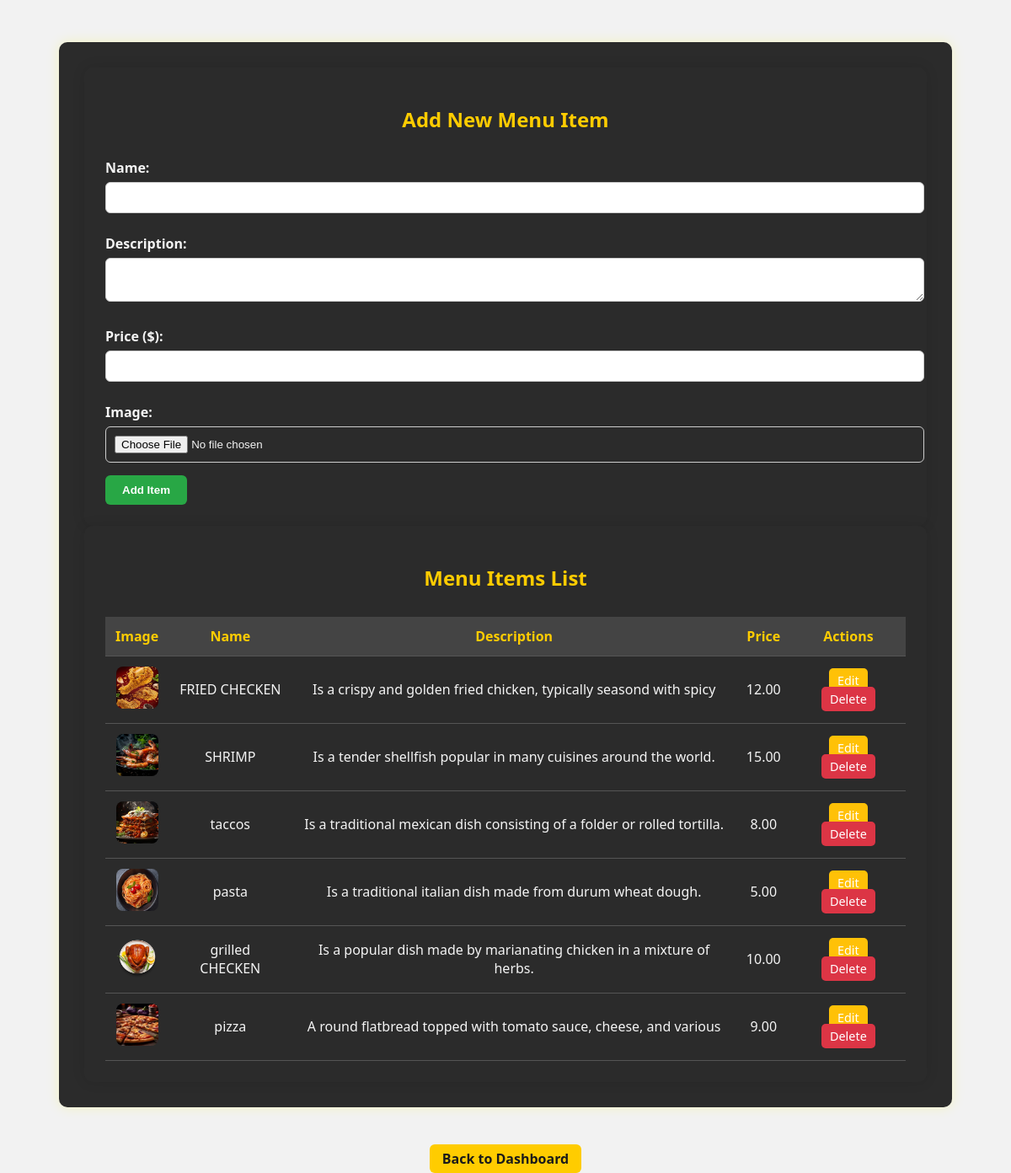
The app's page /menu_control.php with its own data.
### tables this page shows
CREATE TABLE `menu_items` (
  `id` int(11) NOT NULL,
  `name` varchar(100) DEFAULT NULL,
  `price` decimal(5,2) DEFAULT NULL,
  `description` text DEFAULT NULL,
  `image` varchar(255) DEFAULT NULL
);

### menu_control.php (the view, shortened to what this page needs)
<?php
include 'config.php';
$edit_item = null;
$result = $conn->query("SELECT * FROM menu_items ORDER BY id DESC");
?>
<!DOCTYPE html>
<html>
<head>
</head>
<body>
<div class="container">
    <div class="form-box">
        <h2><?= $edit_item ? "Update Menu Item" : "Add New Menu Item" ?></h2>
        <form method="post" enctype="multipart/form-data">
            <label>Name:</label>
            <input type="text" name="name" required value="<?= htmlspecialchars($edit_item['name'] ?? '') ?>">
            <label>Description:</label>
            <textarea name="description" required><?= htmlspecialchars($edit_item['description'] ?? '') ?></textarea>
            <label>Price ($):</label>
            <input type="number" name="price" step="0.01" required value="<?= $edit_item['price'] ?? '' ?>">
            <label>Image:</label>
            <input type="file" name="image">
            <button type="submit" name="save"><?= $edit_item ? "Update" : "Add Item" ?></button>
        </form>
    </div>
    <div class="table-box">
        <h2>Menu Items List</h2>
        <table>
            <tr>
                <th>Image</th>
                <th>Name</th>
                <th>Description</th>
                <th>Price</th>
                <th>Actions</th>
            </tr>
            <?php while ($row = $result->fetch_assoc()): ?>
                <tr>
                    <td><img src="<?= $row['image'] ?>"></td>
                    <td><?= htmlspecialchars($row['name']) ?></td>
                    <td><?= htmlspecialchars($row['description']) ?></td>
                    <td><?= $row['price'] ?></td>
                    <td>
                        <a href="?edit=<?= $row['id'] ?>" class="btn edit">Edit</a>
                        <a href="?delete=<?= $row['id'] ?>" class="btn delete" onclick="return confirm('Are you sure?')">Delete</a>
                    </td>
                </tr>
            <?php endwhile; ?>
        </table>
    </div>
</div>
<div class="back">
    <a href="dashboard.php">Back to Dashboard</a>
</div>
</body>
</html>

### menu_control.php (style rules this page uses)
body { font-family: 'Segoe UI', Tahoma, Geneva, Verdana, sans-serif; direction: ltr; background-color: #f2f2f2; color: #f4f4f4; margin: 0; padding: 0; }
.container { max-width: 1000px; margin: 50px auto; background-color: #2b2b2b; padding: 30px; border-radius: 10px; box-shadow: 0 0 15px rgba(255, 255, 0, 0.2); }
.form-box, .table-box { background-color: #2b2b2b; padding: 25px; border-radius: 10px; box-shadow: 0 0 15px rgba(0,0,0,0.1); flex: 1; }
h2 { text-align: center; color: #ffcc00; margin-bottom: 30px; }
label { font-weight: bold; margin-top: 10px; display: block; }
input[type="text"], input[type="number"], textarea, input[type="file"] { width: 100%; padding: 10px; margin-top: 6px; margin-bottom: 15px; border: 1px solid #ccc; border-radius: 6px; }
button { padding: 10px 20px; border: none; background-color: #28a745; color: white; font-weight: bold; border-radius: 6px; cursor: pointer; }
table { width: 100%; border-collapse: collapse; margin-top: 15px; }
th, td { padding: 12px; text-align: center; border-bottom: 1px solid #555; }
th { background-color: #444; color: #ffcc00; }
img { width: 50px; height: 50px; border-radius: 8px; }
.btn { padding: 5px 10px; border: none; border-radius: 5px; text-decoration: none; color: white; font-size: 0.9rem; }
.edit { background-color: #ffc107; }
.delete { background-color: #dc3545; }
.back { text-align: center; margin-top: 30px; }
.back a { padding: 6px 15px; background-color: #ffcc00; color: #1a1a1a; text-decoration: none; border-radius: 6px; font-weight: bold; transition: background-color 0.3s; margin-top: 15px; margin-bottom: 15px; }

### records on screen
menu_items: image (picture), name "FRIED CHECKEN", description "Is a crispy and golden fried chicken, typically seasond with spicy", price "12.00"
menu_items: image (picture), name "SHRIMP", description "Is a tender shellfish popular in many cuisines around the world.", price "15.00"
menu_items: image (picture), name "taccos", description "Is a traditional mexican dish consisting of a folder or rolled tortilla.", price "8.00"
menu_items: image (picture), name "pasta", description "Is a traditional italian dish made from durum wheat dough.", price "5.00"
menu_items: image (picture), name "grilled CHECKEN", description "Is a popular dish made by marianating chicken in a mixture of herbs.", price "10.00"
menu_items: image (picture), name "pizza", description "A round flatbread topped with tomato sauce, cheese, and various", price "9.00"
